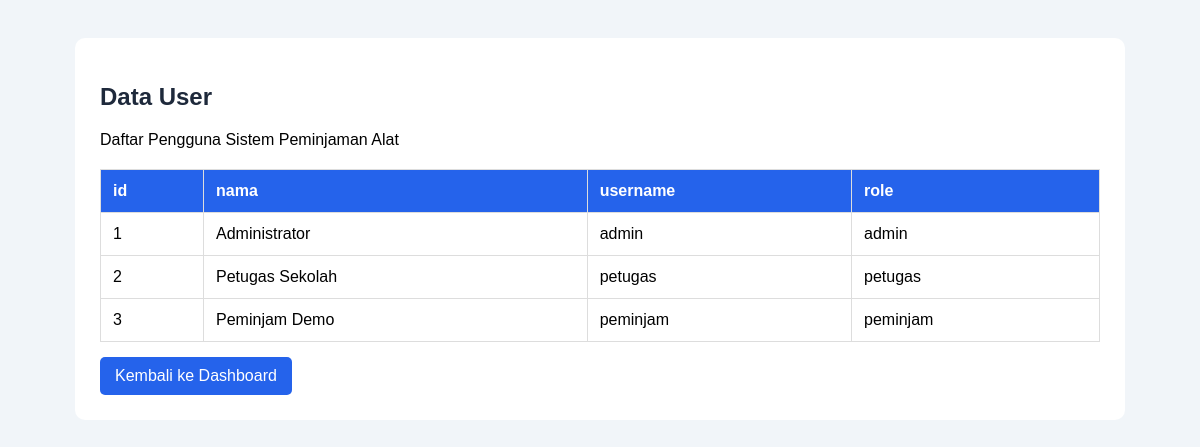
Screenshot of /user.php (signed in) with the database file from the repository.
### tables this page shows
CREATE TABLE users (
    id INT AUTO_INCREMENT PRIMARY KEY,
    nama VARCHAR(100) NOT NULL,
    username VARCHAR(50) NOT NULL UNIQUE,
    password VARCHAR(255) NOT NULL,
    role ENUM('admin', 'petugas', 'peminjam') NOT NULL DEFAULT 'peminjam'
);

### user.php (the view, shortened to what this page needs)
<?php
require_once 'config.php';
$stmt = $pdo->query("SELECT * FROM users");
$users = $stmt->fetchAll(PDO::FETCH_ASSOC);
$kolom = [];
if (!empty($users)) {
    $kolom = array_keys($users[0]);
    $kolom = array_filter($kolom, function($nama) {
        return !in_array(strtolower($nama), [
            'password',
            'token'
        ]);
    });
}
?>
<!DOCTYPE html>
<html lang="id">
<head>
</head>
<body>
<div class="container">
<h2>Data User</h2>
<p>Daftar Pengguna Sistem Peminjaman Alat</p>
<table>
<tr>
<?php foreach ($kolom as $nama): ?>
    <th><?= htmlspecialchars($nama) ?></th>
<?php endforeach; ?>
</tr>
<?php foreach ($users as $user): ?>
<tr>
    <?php foreach ($kolom as $nama): ?>
        <td>
            <?= htmlspecialchars((string)($user[$nama] ?? '')) ?>
        </td>
    <?php endforeach; ?>
</tr>
<?php endforeach; ?>
</table>
<a href="dashboard.php">Kembali ke Dashboard</a>
</div>
</body>
</html>

### user.php (style rules this page uses)
body { font-family: Arial, sans-serif; background: #f1f5f9; padding: 30px; }
.container { max-width: 1000px; margin: auto; background: white; padding: 25px; border-radius: 10px; }
h2 { color: #1e293b; }
table { width: 100%; border-collapse: collapse; margin-top: 20px; }
th { background: #2563eb; color: white; }
th, td { padding: 12px; border: 1px solid #ddd; text-align: left; }
a { display: inline-block; background: #2563eb; color: white; padding: 10px 15px; text-decoration: none; border-radius: 5px; margin-top: 15px; }

### rows the page displays
users: id "1", nama "Administrator", username "admin", role "admin"
users: id "2", nama "Petugas Sekolah", username "petugas", role "petugas"
users: id "3", nama "Peminjam Demo", username "peminjam", role "peminjam"

### other values shown
$nama "id"
$nama "nama"
$nama "username"
$nama "role"
